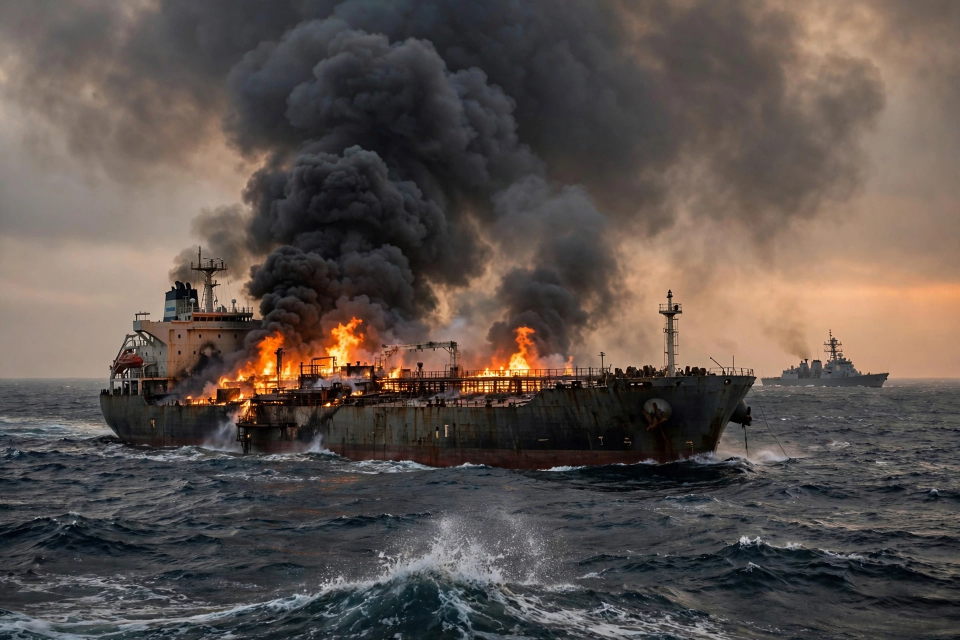
#> input picture assets/media-generation-panel-tanker-0-8890d1dd-f485-4290-9988-4146674b1c69.webp, 1920 x 1280 px (shown at 1/2 size)
$ python build_frontpage.py
#> lines starting #> are read from the running program, lines starting #| are printed output that depends on the picture
#!/usr/bin/env python3
"""Compose the 18 Nov 2026 front page: panels + crisp PIL-rendered headlines."""
from PIL import Image, ImageDraw, ImageFont
import os

A = os.path.join(os.path.dirname(os.path.abspath(__file__)), 'assets')
OUT = os.path.join(os.path.dirname(os.path.abspath(__file__)), 'entry.png')

SERIF_B = '/usr/share/fonts/truetype/dejavu/DejaVuSerif-Bold.ttf'
SANS_B = '/usr/share/fonts/truetype/dejavu/DejaVuSans-Bold.ttf'
SANS = '/usr/share/fonts/truetype/dejavu/DejaVuSans.ttf'

W, H = 1024, 1024
PAPER = (247, 243, 234)
INK = (20, 16, 12)
GREY = (84, 78, 68)
RULE = (20, 16, 12)
ACCENT = (146, 22, 22)

img = Image.new('RGB', (W, H), PAPER)
d = ImageDraw.Draw(img)

def font(path, size):
#> in panel, p is the input picture: PIL image 1920x1280 RGB; mean R, G, B 92, 82, 76.8
    return ImageFont.truetype(path, size)

def fit(img_src, w, h):
    """Center-crop image to cover w x h, return resized copy."""
#> called with w = 972, h = 256
    iw, ih = img_src.size
#> iw = 1920; ih = 1280
    scale = max(w / iw, h / ih)
#> scale = 0.506
    nw, nh = int(iw * scale + 0.5), int(ih * scale + 0.5)
#> nw = 972; nh = 648
    r = img_src.resize((nw, nh), Image.LANCZOS)
    x = (nw - w) // 2
#> x = 0
    y = (nh - h) // 2
#> y = 196
    return r.crop((x, y, x + w, y + h))

def panel(name, x, y, w, h):
    p = Image.open(os.path.join(A, name)).convert('RGB')
    img.paste(fit(p, w, h), (x, y))
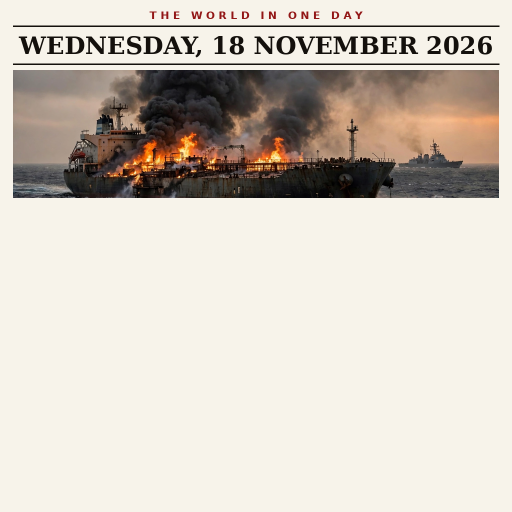
#> img: PIL image 1024x1024 RGB (shown at 1/2 size); mean R, G, B 211.1, 202.8, 192.8
    d.rectangle([x, y, x + w - 1, y + h - 1], outline=INK, width=2)

def wrap(text, fnt, maxw):
    words, lines, cur = text.split(), [], ''
    for w_ in words:
        t = (cur + ' ' + w_).strip()
        if d.textlength(t, font=fnt) <= maxw:
            cur = t
        else:
            lines.append(cur); cur = w_
    if cur: lines.append(cur)
    return lines

M = 26  # margin

# ---------- masthead ----------
y = 18
d.text((W // 2, y), 'T H E   W O R L D   I N   O N E   D A Y', font=font(SANS_B, 21),
       fill=ACCENT, anchor='ma')
y += 34
d.line([M, y, W - M, y], fill=RULE, width=3)
y += 10
d.text((W // 2, y), 'WEDNESDAY, 18 NOVEMBER 2026', font=font(SERIF_B, 48), fill=INK, anchor='ma')
y += 66
d.line([M, y, W - M, y], fill=RULE, width=3)
y += 12

# ---------- lead story: US-Iran ----------
panel('media-generation-panel-tanker-0-8890d1dd-f485-4290-9988-4146674b1c69.webp', M, y, W - 2 * M, 256)
y += 268
for ln in wrap('U.S. SINKS FIVE IRANIAN TANKERS AS WAR WIDENS', font(SERIF_B, 40), W - 2 * M):
    d.text((M, y), ln, font=font(SERIF_B, 40), fill=INK)
    y += 48
#> after the loop, y = 504
for ln in wrap('Tehran hits back at ships and a U.S. base in Jordan; Bahrain and Kuwait '
               'intercept Iranian drones overnight', font(SANS, 20), W - 2 * M):
    d.text((M, y), ln, font=font(SANS, 20), fill=GREY)
    y += 27
#> this loop made 2 passes
#> y on passes 1 to 2: 531, 558
#> after the loop, y = 558
y += 8
#> y = 566
d.line([M, y, W - M, y], fill=RULE, width=2)
y += 12
#> y = 578

# ---------- middle row: Ukraine drones + Gaza winter ----------
colw = (W - 2 * M - 16) // 2
panel('media-generation-panel-drones-0-b7820012-a349-4b24-9493-936411c5e546.webp', M, y, colw, 140)
#> call 2 of panel, with x = 26, y = 578, w = 478, h = 140
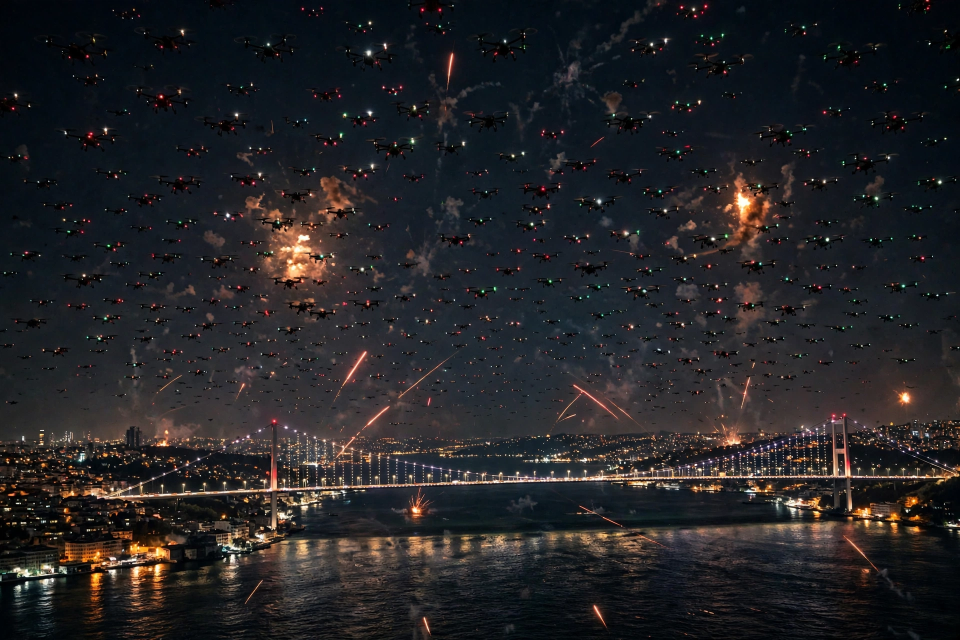
#> input picture assets/media-generation-panel-drones-0-b7820012-a349-4b24-9493-936411c5e546.webp, 1920 x 1280 px (shown at 1/2 size)
#> in panel, p is the input picture: PIL image 1920x1280 RGB; mean R, G, B 36, 35.1, 37.4
#> call 2 of fit, with w = 478, h = 140
#> in fit (call 2), `return r.crop((x, y, x + w, y + h))`:
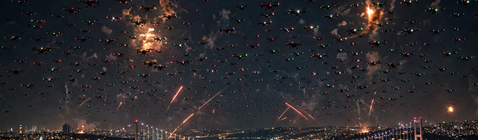
#> returned value: PIL image 478x140 RGB; mean R, G, B 44.5, 42.1, 44.8
panel('media-generation-panel-gaza-0-4daf3a12-693f-4112-abe3-b0dcda21ceea.webp', M + colw + 16, y, colw, 140)
#> call 3 of panel, with x = 520, y = 578, w = 478, h = 140
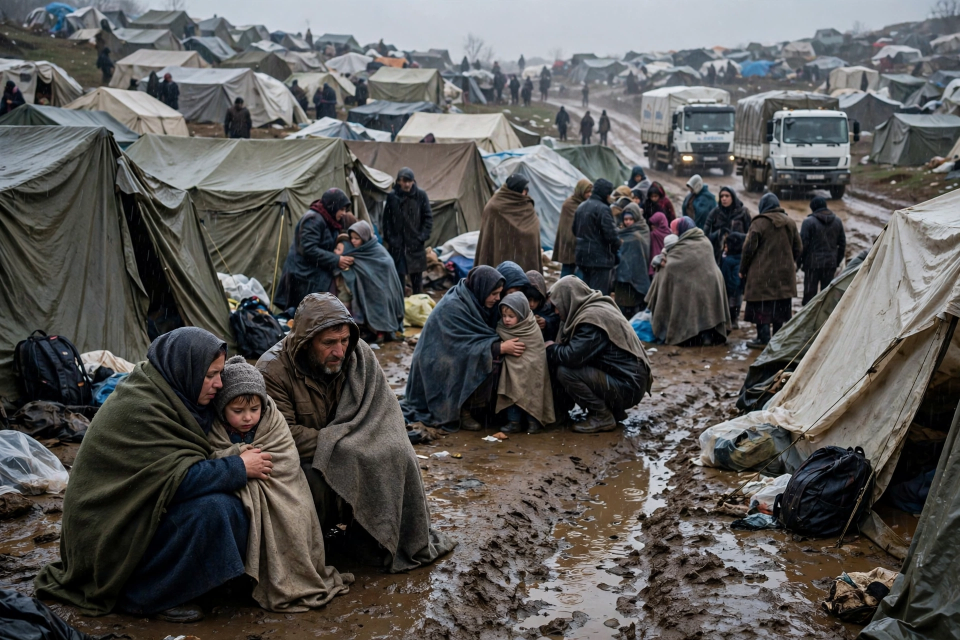
#> input picture assets/media-generation-panel-gaza-0-4daf3a12-693f-4112-abe3-b0dcda21ceea.webp, 1920 x 1280 px (shown at 1/2 size)
#> in panel, p is the input picture: PIL image 1920x1280 RGB; mean R, G, B 87.4, 86.3, 84.9
#> call 3 of fit, with w = 478, h = 140
#> in fit (call 3), `return r.crop((x, y, x + w, y + h))`:
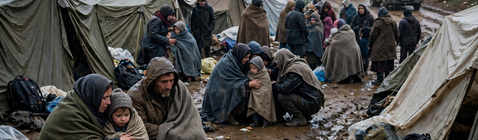
#> returned value: PIL image 478x140 RGB; mean R, G, B 73.5, 71.8, 69.4
#> in panel (call 3), `img.paste(fit(p, w, h), (x, y))`:
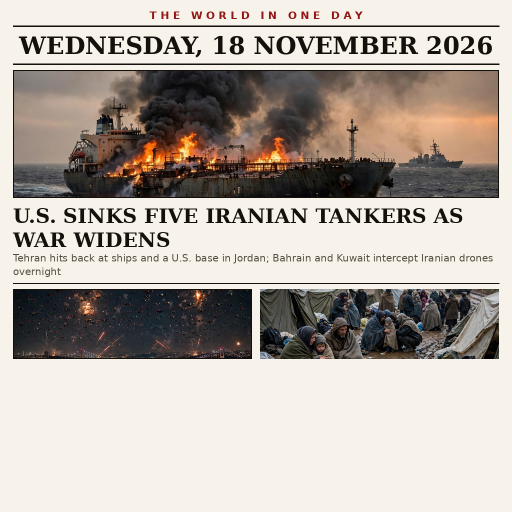
#> img: PIL image 1024x1024 RGB (shown at 1/2 size); mean R, G, B 182.7, 174.7, 165.9
y += 150
#> y = 728
cap_y = y
#> cap_y = 728
for ln in wrap("UKRAINE'S RECORD DRONE SWARM HITS CRIMEA BRIDGE AGAIN", font(SANS_B, 22), colw):
    d.text((M, cap_y), ln, font=font(SANS_B, 22), fill=INK); cap_y += 28
#> this loop made 2 passes
#> cap_y on passes 1 to 2: 756, 784
#> after the loop, cap_y = 784
for ln in wrap("1,441 drones in the war's biggest attack; a Russian strike on "
               "Komyshuvakha kills 72", font(SANS, 16), colw):
    d.text((M, cap_y), ln, font=font(SANS, 16), fill=GREY); cap_y += 21
#> this loop made 2 passes
#> cap_y on pass 1: 805
#> (ln, cap_y) on pass 2: ('on Komyshuvakha kills 72', 826)
#> after the loop, cap_y = 826
cap2_y = y
#> cap2_y = 728
for ln in wrap('GAZA FACES A DEADLY WINTER, U.N. WARNS', font(SANS_B, 22), colw):
    d.text((M + colw + 16, cap2_y), ln, font=font(SANS_B, 22), fill=INK); cap2_y += 28
#> this loop made 2 passes
#> after the loop, cap2_y = 784
for ln in wrap('1.7 million displaced as cold sets in; allies press Israel to open '
               'aid crossings', font(SANS, 16), colw):
    d.text((M + colw + 16, cap2_y), ln, font=font(SANS, 16), fill=GREY); cap2_y += 21
#> this loop made 2 passes
#> (ln, cap2_y) on pass 2: ('open aid crossings', 826)
#> after the loop, cap2_y = 826
y = max(cap_y, cap2_y) + 8
#> y = 834
d.line([M, y, W - M, y], fill=RULE, width=2)
y += 12
#> y = 846

# ---------- bottom row: Israel politics + one-liners ----------
bot_y = y
#> bot_y = 846
for ln in wrap("ISRAEL'S PRESIDENT ASKS EISENKOT TO FORM A GOVERNMENT", font(SANS_B, 20), colw):
    d.text((M, bot_y), ln, font=font(SANS_B, 20), fill=INK); bot_y += 26
#> this loop made 2 passes
#> (ln, bot_y) on passes 1 to 2: ("ISRAEL'S PRESIDENT ASKS EISENKOT TO", 872), ('FORM A GOVERNMENT', 898)
#> after the loop, bot_y = 898
for ln in wrap('Former army chief tapped over Netanyahu as the new Knesset is sworn in',
               font(SANS, 16), colw):
    d.text((M, bot_y), ln, font=font(SANS, 16), fill=GREY); bot_y += 21
#> this loop made 2 passes
#> bot_y on pass 1: 919
#> (ln, bot_y) on pass 2: ('Knesset is sworn in', 940)
#> after the loop, bot_y = 940
tx = M + colw + 16
ty = y
#> ty = 846
items = [
    ('MANILA', 'Trump arrives for Quad talks'),
    ('ANTALYA', 'COP31 talks enter decisive phase'),
    ('SIBERIA', 'Military plane crash kills 19'),
    ('SEOUL', 'North Korea fires ballistic missile'),
    ('HOLLYWOOD', 'Pattinson named the new Bond'),
]
for head, body in items:
    d.text((tx, ty), head + ' \u2014 ', font=font(SANS_B, 16), fill=ACCENT)
    hw = d.textlength(head + ' \u2014 ', font=font(SANS_B, 16))
    d.text((tx + hw, ty), body, font=font(SANS, 16), fill=INK)
    ty += 25
#> this loop made 5 passes
#> (hw, ty) on passes 1 to 5: (97.41, 871), (105.2, 896), (98.45, 921), (86.44, 946), (141.8, 971)
#> after the loop, ty = 971

# ---------- footer ----------
d.line([M, H - 44, W - M, H - 44], fill=RULE, width=3)
d.text((W // 2, H - 36), 'ONE DAY \u2022 ONE PAGE \u2022 THE WORLD ON WEDNESDAY 18 NOVEMBER 2026',
       font=font(SANS_B, 16), fill=GREY, anchor='ma')

img.save(OUT)
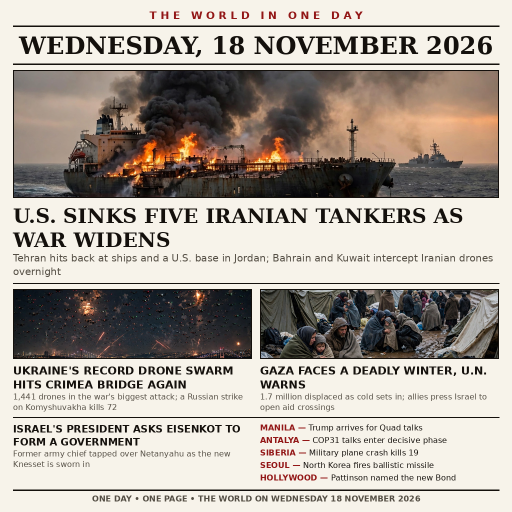
#> saved as entry.png: PIL image 1024x1024 RGB (shown at 1/2 size); mean R, G, B 175.9, 167.6, 159
print('saved', OUT, img.size, os.path.getsize(OUT), 'bytes')
#| saved entry.png (1024, 1024) 696871 bytes
